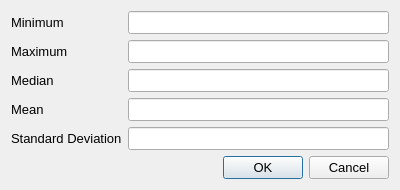
<?xml version="1.0" encoding="UTF-8"?>
<ui version="4.0">
 <class>StatsDialog</class>
 <widget class="QDialog" name="StatsDialog">
  <property name="geometry">
   <rect>
    <x>0</x>
    <y>0</y>
    <width>400</width>
    <height>172</height>
   </rect>
  </property>
  <property name="font">
   <font>
    <pointsize>10</pointsize>
   </font>
  </property>
  <property name="windowTitle">
   <string>Simple Statistics</string>
  </property>
  <layout class="QFormLayout" name="formLayout">
   <item row="0" column="1">
    <widget class="QLineEdit" name="minLineEdit">
     <property name="font">
      <font>
       <pointsize>10</pointsize>
      </font>
     </property>
     <property name="readOnly">
      <bool>true</bool>
     </property>
    </widget>
   </item>
   <item row="5" column="0" colspan="2">
    <widget class="QDialogButtonBox" name="buttonBox">
     <property name="orientation">
      <enum>Qt::Horizontal</enum>
     </property>
     <property name="standardButtons">
      <set>QDialogButtonBox::Cancel|QDialogButtonBox::Ok</set>
     </property>
    </widget>
   </item>
   <item row="1" column="0">
    <widget class="QLabel" name="label_2">
     <property name="font">
      <font>
       <pointsize>10</pointsize>
      </font>
     </property>
     <property name="text">
      <string>Maximum</string>
     </property>
    </widget>
   </item>
   <item row="2" column="0">
    <widget class="QLabel" name="label_3">
     <property name="font">
      <font>
       <pointsize>10</pointsize>
      </font>
     </property>
     <property name="text">
      <string>Median</string>
     </property>
    </widget>
   </item>
   <item row="3" column="0">
    <widget class="QLabel" name="label_4">
     <property name="font">
      <font>
       <pointsize>10</pointsize>
      </font>
     </property>
     <property name="text">
      <string>Mean</string>
     </property>
    </widget>
   </item>
   <item row="4" column="0">
    <widget class="QLabel" name="label_5">
     <property name="font">
      <font>
       <pointsize>10</pointsize>
      </font>
     </property>
     <property name="text">
      <string>Standard Deviation</string>
     </property>
    </widget>
   </item>
   <item row="0" column="0">
    <widget class="QLabel" name="label">
     <property name="font">
      <font>
       <pointsize>10</pointsize>
      </font>
     </property>
     <property name="text">
      <string>Minimum</string>
     </property>
    </widget>
   </item>
   <item row="1" column="1">
    <widget class="QLineEdit" name="maxLineEdit">
     <property name="font">
      <font>
       <pointsize>10</pointsize>
      </font>
     </property>
     <property name="readOnly">
      <bool>true</bool>
     </property>
    </widget>
   </item>
   <item row="2" column="1">
    <widget class="QLineEdit" name="medLineEdit">
     <property name="font">
      <font>
       <pointsize>10</pointsize>
      </font>
     </property>
     <property name="readOnly">
      <bool>true</bool>
     </property>
    </widget>
   </item>
   <item row="3" column="1">
    <widget class="QLineEdit" name="meanLineEdit">
     <property name="font">
      <font>
       <pointsize>10</pointsize>
      </font>
     </property>
     <property name="readOnly">
      <bool>true</bool>
     </property>
    </widget>
   </item>
   <item row="4" column="1">
    <widget class="QLineEdit" name="stddevLineEdit">
     <property name="font">
      <font>
       <pointsize>10</pointsize>
      </font>
     </property>
     <property name="readOnly">
      <bool>true</bool>
     </property>
    </widget>
   </item>
  </layout>
 </widget>
 <resources/>
 <connections>
  <connection>
   <sender>buttonBox</sender>
   <signal>accepted()</signal>
   <receiver>StatsDialog</receiver>
   <slot>accept()</slot>
   <hints>
    <hint type="sourcelabel">
     <x>248</x>
     <y>254</y>
    </hint>
    <hint type="destinationlabel">
     <x>157</x>
     <y>274</y>
    </hint>
   </hints>
  </connection>
  <connection>
   <sender>buttonBox</sender>
   <signal>rejected()</signal>
   <receiver>StatsDialog</receiver>
   <slot>reject()</slot>
   <hints>
    <hint type="sourcelabel">
     <x>316</x>
     <y>260</y>
    </hint>
    <hint type="destinationlabel">
     <x>286</x>
     <y>274</y>
    </hint>
   </hints>
  </connection>
 </connections>
</ui>
